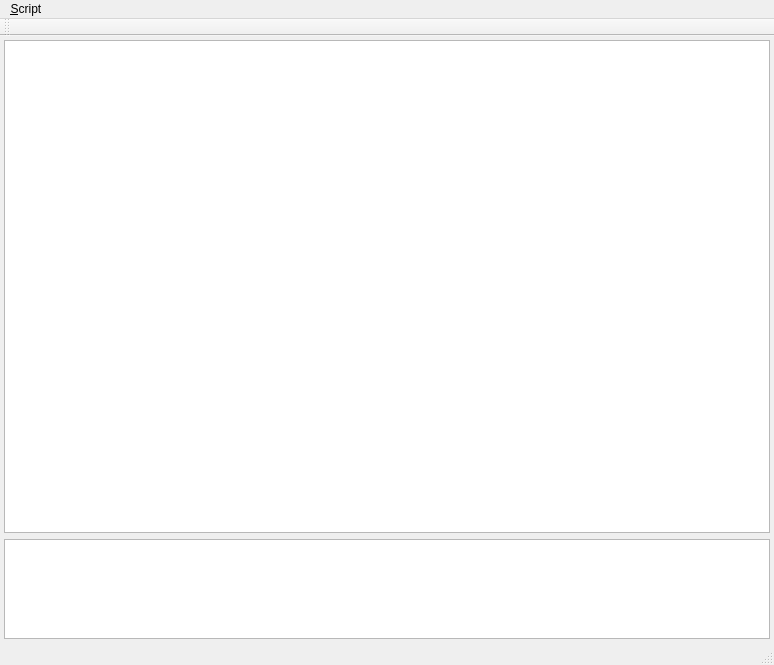
<?xml version="1.0" encoding="UTF-8"?>
<ui version="4.0">
 <class>MainWindow</class>
 <widget class="QMainWindow" name="MainWindow">
  <property name="geometry">
   <rect>
    <x>0</x>
    <y>0</y>
    <width>774</width>
    <height>665</height>
   </rect>
  </property>
  <property name="windowTitle">
   <string>MainWindow</string>
  </property>
  <widget class="QWidget" name="centralWidget">
   <layout class="QVBoxLayout" name="verticalLayout">
    <property name="margin">
     <number>4</number>
    </property>
    <item>
     <widget class="QTextEdit" name="textScript"/>
    </item>
    <item>
     <widget class="QTextEdit" name="textOutput">
      <property name="maximumSize">
       <size>
        <width>16777215</width>
        <height>100</height>
       </size>
      </property>
      <property name="readOnly">
       <bool>true</bool>
      </property>
     </widget>
    </item>
   </layout>
  </widget>
  <widget class="QMenuBar" name="menuBar">
   <property name="geometry">
    <rect>
     <x>0</x>
     <y>0</y>
     <width>774</width>
     <height>22</height>
    </rect>
   </property>
   <widget class="QMenu" name="menu_Script">
    <property name="title">
     <string>&amp;Script</string>
    </property>
    <addaction name="actionExecute"/>
   </widget>
   <addaction name="menu_Script"/>
  </widget>
  <widget class="QToolBar" name="mainToolBar">
   <attribute name="toolBarArea">
    <enum>TopToolBarArea</enum>
   </attribute>
   <attribute name="toolBarBreak">
    <bool>false</bool>
   </attribute>
  </widget>
  <widget class="QStatusBar" name="statusBar"/>
  <action name="actionNew">
   <property name="text">
    <string>&amp;New</string>
   </property>
  </action>
  <action name="actionLoad">
   <property name="text">
    <string>&amp;Load</string>
   </property>
  </action>
  <action name="actionSave">
   <property name="text">
    <string>&amp;Save</string>
   </property>
  </action>
  <action name="actionExit">
   <property name="text">
    <string>E&amp;xit</string>
   </property>
  </action>
  <action name="actionExecute">
   <property name="text">
    <string>Execute</string>
   </property>
  </action>
 </widget>
 <layoutdefault spacing="6" margin="11"/>
 <resources/>
 <connections>
  <connection>
   <sender>actionExit</sender>
   <signal>triggered()</signal>
   <receiver>MainWindow</receiver>
   <slot>close()</slot>
   <hints>
    <hint type="sourcelabel">
     <x>-1</x>
     <y>-1</y>
    </hint>
    <hint type="destinationlabel">
     <x>303</x>
     <y>223</y>
    </hint>
   </hints>
  </connection>
 </connections>
</ui>
